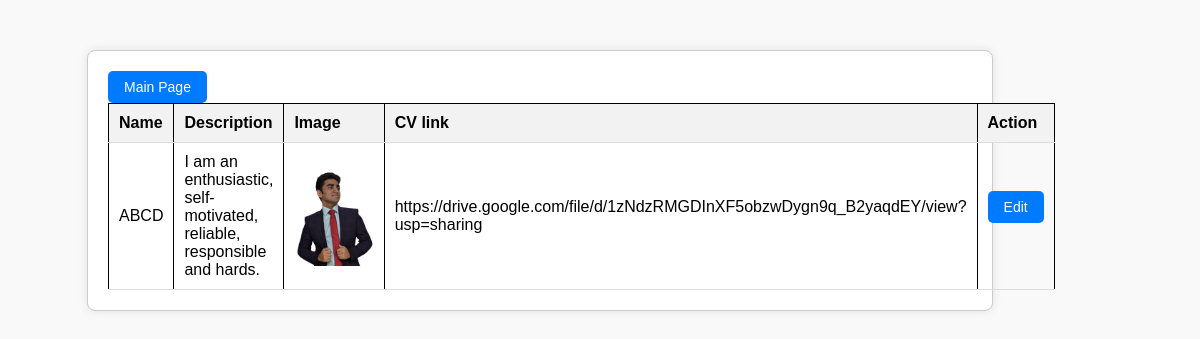
Page /About/about.php on the committed database.
### tables this page shows
CREATE TABLE `about` (
  `id` int(11) NOT NULL,
  `name` varchar(255) NOT NULL,
  `description` varchar(5000) NOT NULL,
  `image` varchar(255) NOT NULL,
  `link` varchar(255) NOT NULL
);

### About/about.php (the view, shortened to what this page needs)
<?php
require_once("config.php");
?>
<!DOCTYPE html>
<html>
<head>
    <link rel="stylesheet" type="text/css" href="style.css">
</head>
<body>
<div class="container_display">
<span style="float:left;"><a href="../login/home.php"><button class="btn-primary">Main Page</button></a></span>
    <table>
        <tr>
            <th>Name</th>
            <th>Description</th>
            <th>Image</th>
            <th>CV link</th>
            <th>Action</th>
        </tr>
        <?php
        $res = mysqli_query($db, "SELECT * FROM about where id=1");
        while($row = mysqli_fetch_array($res)) {
            echo '<tr>
                 <td>'.$row['name'].'</td>
                  <td>'.$row['description'].'</td>
                  <td><img src="'.$row['image'].'" alt="Project Image"></td>
                  <td><a href="'.$row['link'].'" target="_blank">'.$row['link'].'</a></td>
                  <td>
                      <a href="edit_about.php?id='.$row['id'].'"><button class="btn-primary">Edit</button></a>
                      <br><br>
                       </td>
                </tr>';
        }
        ?>
    </table>
</div>
</body>
</html>

### About/style.css (style rules this page uses)
body { background-color: #f1f1f1; }
.btn-primary { padding: 6px 12px; font-size: 14px; font-weight: 400; cursor: pointer; border: 1px solid transparent; border-radius: 4px; background-color: #337ab7; color: #fff; }
.container_display { margin-left: 10%; width: 900px ; background-color: #fff; padding: 10px; padding-right: 40px; border: 1px solid #ccc; border-radius: 4px; }
table { border-collapse: collapse; width: 100%; }
th, td { border: 1px solid black; padding: 8px; text-align: left; }
th { background-color: #f2f2f2; }
img { max-width: 100px; max-height: 100px; }
.btn-primary { background-color: blue; color: white; padding: 5px 10px; border: none; cursor: pointer; }

### About/about.php (style rules this page uses)
body { font-family: Arial, sans-serif; background-color: #f9f9f9; margin: 0; padding: 0; width: 90%; }
.container_display { margin: 50px auto; max-width: 80%; background-color: #fff; padding: 20px; border: 1px solid #ccc; border-radius: 8px; box-shadow: 0 0 10px rgba(0, 0, 0, 0.1); }
table { width: 100%; border-collapse: collapse; }
th, td { padding: 10px; text-align: left; border-bottom: 1px solid #ddd; }
th { background-color: #f2f2f2; }
img { max-width: 200px; height: auto; display: block; margin: 0 auto; }
.btn-primary { padding: 8px 16px; background-color: #007bff; border: none; border-radius: 5px; color: #fff; cursor: pointer; transition: background-color 0.3s ease; }
a { text-decoration: none; color: inherit; }

### rows in the picture
about: name "ABCD", description "I am an enthusiastic, self-motivated, reliable, responsible and hards.", image (picture), link "https://drive.google.com/file/d/1zNdzRMGDInXF5obzwDygn9q_B2yaqdEY/view?usp=sharing"
